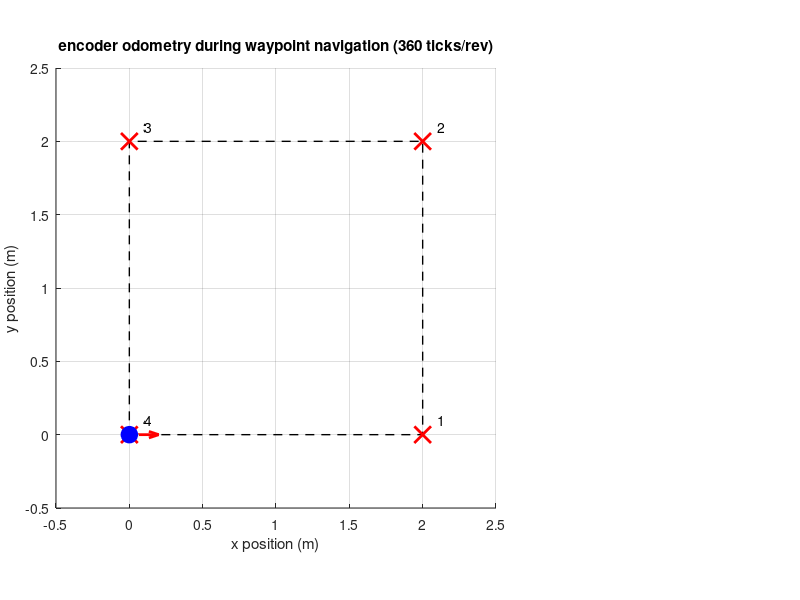

Source code (MATLAB): (Note: this script raises an error after producing the figure.)
clear;
clc;
close all;

dt = 0.02;
T = 80;
time = 0:dt:T;
L = 0.20;

%% motor settings
tauL = 0.30;
tauR = 0.80;
wheelMax = 0.40;

%% pi controller settings
usePI = true;
Kp = 3;
Ki = 6;
integralLimit = 0.15;
integralL = 0;
integralR = 0;

%% encoder settings
wheelRadiusAssumed = 0.033;
wheelRadiusLeftActual = 0.033;
wheelRadiusRightActual = 0.033;
ticksPerRev = 360;
distancePerTickAssumed = 2*pi*wheelRadiusAssumed/ticksPerRev;
distancePerTickLeftActual = 2*pi*wheelRadiusLeftActual/ticksPerRev;
distancePerTickRightActual = 2*pi*wheelRadiusRightActual/ticksPerRev;
noiseStd = 0;
rng(1);

%% robot starting position
x = 0;
y = 0;
theta = 0;
xEstimate = 0;
yEstimate = 0;
headingEstimate = 0;

%% waypoints
waypoints = [
    2 0;
    2 2;
    0 2;
    0 0
];

currentTarget = 1;
tolerance = 0.10;

%% navigation controller
Kv = 0.8;
Ktheta = 2.0;
vMax = 0.35;

%% create arrays
speedL = zeros(size(time));
speedR = zeros(size(time));
dutyL = zeros(size(time));
dutyR = zeros(size(time));
trueDistanceLeft = zeros(size(time));
trueDistanceRight = zeros(size(time));
tickCountLeft = zeros(size(time));
tickCountRight = zeros(size(time));
xTrueHistory = zeros(size(time));
yTrueHistory = zeros(size(time));
xHistory = zeros(size(time));
yHistory = zeros(size(time));
positionError = zeros(size(time));

%% create figure
figure('Color','w','Position',[100 100 1150 650]);
axes('Position',[0.07 0.13 0.55 0.78]);
hold on;
grid on;
axis equal;
axis([-0.5 2.5 -0.5 2.5]);
xlabel('x position (m)');
ylabel('y position (m)');
title(sprintf('encoder odometry during waypoint navigation (%d ticks/rev)',ticksPerRev));

plot([0;waypoints(:,1)],[0;waypoints(:,2)],'k--','LineWidth',1);
plot(waypoints(:,1),waypoints(:,2),'rx','MarkerSize',12,'LineWidth',2);

for j = 1:size(waypoints,1)
    text(waypoints(j,1)+0.1,waypoints(j,2)+0.1,num2str(j));
end

robot = plot(x,y,'bo','MarkerSize',12,'MarkerFaceColor','b');
heading = quiver(x,y,0.2*cos(theta),0.2*sin(theta),0,'r','LineWidth',2);
trail = animatedline('Color','b','LineWidth',2);
estimateTrail = animatedline('Color',[0.85 0.33 0.10],'LineWidth',1.5,'LineStyle','--');
addpoints(trail,x,y);
addpoints(estimateTrail,xEstimate,yEstimate);
legend([trail estimateTrail],{'true path','encoder estimate'},'Location','northeast');

%% simulation loop
elapsedTime = 0;

for k = 2:length(time)

    dx = waypoints(currentTarget,1)-x;
    dy = waypoints(currentTarget,2)-y;
    distance = sqrt(dx^2+dy^2);

    if distance <= tolerance
        currentTarget = currentTarget+1;

        if currentTarget > size(waypoints,1)
            break;
        end

        dx = waypoints(currentTarget,1)-x;
        dy = waypoints(currentTarget,2)-y;
        distance = sqrt(dx^2+dy^2);
    end

    desiredHeading = atan2(dy,dx);
    headingError = desiredHeading-theta;
    headingError = atan2(sin(headingError),cos(headingError));

    omegaCmd = Ktheta*headingError;
    vCmd = min(vMax,Kv*distance);
    vCmd = vCmd*max(0,cos(headingError));

    vRcmd = vCmd+omegaCmd*L/2;
    vLcmd = vCmd-omegaCmd*L/2;

    maxSpeed = max(abs(vLcmd),abs(vRcmd));

    if maxSpeed > wheelMax
        vLcmd = vLcmd*wheelMax/maxSpeed;
        vRcmd = vRcmd*wheelMax/maxSpeed;
    end

    errorL = vLcmd-speedL(k-1);
    errorR = vRcmd-speedR(k-1);

    if usePI
        integralL = integralL+errorL*dt;
        integralR = integralR+errorR*dt;
        integralL = max(-integralLimit,min(integralLimit,integralL));
        integralR = max(-integralLimit,min(integralLimit,integralR));
        pwmL = Kp*errorL+Ki*integralL;
        pwmR = Kp*errorR+Ki*integralR;
    else
        pwmL = vLcmd/wheelMax;
        pwmR = vRcmd/wheelMax;
    end

    pwmL = max(-1,min(1,pwmL));
    pwmR = max(-1,min(1,pwmR));
    dutyL(k) = pwmL;
    dutyR(k) = pwmR;

    targetL = pwmL*wheelMax;
    targetR = pwmR*wheelMax;

    speedL(k) = speedL(k-1)+(dt/tauL)*(targetL-speedL(k-1));
    speedR(k) = speedR(k-1)+(dt/tauR)*(targetR-speedR(k-1));

    %% true robot motion
    v = (speedR(k)+speedL(k))/2;
    omega = (speedR(k)-speedL(k))/L;

    x = x+v*cos(theta)*dt;
    y = y+v*sin(theta)*dt;
    theta = theta+omega*dt;

    %% wheel encoders
    trueDistanceLeft(k) = trueDistanceLeft(k-1)+speedL(k)*dt;
    trueDistanceRight(k) = trueDistanceRight(k-1)+speedR(k)*dt;

    idealTicksLeft = floor(trueDistanceLeft(k)/distancePerTickLeftActual)-floor(trueDistanceLeft(k-1)/distancePerTickLeftActual);
    idealTicksRight = floor(trueDistanceRight(k)/distancePerTickRightActual)-floor(trueDistanceRight(k-1)/distancePerTickRightActual);

    noisyTicksLeft = idealTicksLeft+round(noiseStd*randn);
    noisyTicksRight = idealTicksRight+round(noiseStd*randn);

    tickCountLeft(k) = tickCountLeft(k-1)+noisyTicksLeft;
    tickCountRight(k) = tickCountRight(k-1)+noisyTicksRight;

    %% odometry estimate
    ticksLeft = tickCountLeft(k)-tickCountLeft(k-1);
    ticksRight = tickCountRight(k)-tickCountRight(k-1);
    distanceLeft = ticksLeft*distancePerTickAssumed;
    distanceRight = ticksRight*distancePerTickAssumed;
    distanceCentre = (distanceRight+distanceLeft)/2;
    headingChange = (distanceRight-distanceLeft)/L;

    xEstimate = xEstimate+distanceCentre*cos(headingEstimate);
    yEstimate = yEstimate+distanceCentre*sin(headingEstimate);
    headingEstimate = headingEstimate+headingChange;

    %% record results
    xTrueHistory(k) = x;
    yTrueHistory(k) = y;
    xHistory(k) = xEstimate;
    yHistory(k) = yEstimate;
    positionError(k) = sqrt((xEstimate-x)^2+(yEstimate-y)^2);

    elapsedTime = time(k);

    set(robot,'XData',x,'YData',y);
    set(heading,'XData',x,'YData',y,'UData',0.2*cos(theta),'VData',0.2*sin(theta));
    addpoints(trail,x,y);
    addpoints(estimateTrail,xEstimate,yEstimate);
    drawnow;
end

%% motor speed graph
n = round(elapsedTime/dt)+1;

axes('Position',[0.70 0.64 0.27 0.23]);
plot(time(1:n),speedL(1:n),'b','LineWidth',1.5);
hold on;
plot(time(1:n),speedR(1:n),'r','LineWidth',1.5);
grid on;
xlabel('time (s)');
ylabel('speed (m/s)');
title('motor speeds');
legend('left','right','Location','best');

%% localisation error graph
axes('Position',[0.70 0.34 0.27 0.22]);
plot(time(1:n),positionError(1:n)*1000,'k','LineWidth',1.5);
grid on;
xlabel('time (s)');
ylabel('error (mm)');
title('encoder position error');

%% final results
completed = min(currentTarget-1,size(waypoints,1));
finalError = sqrt((waypoints(end,1)-x)^2+(waypoints(end,2)-y)^2);
finalPositionError = positionError(n);
maxPositionError = max(positionError(1:n));
rmsPositionError = sqrt(mean(positionError(1:n).^2));
finalHeadingError = atan2(sin(headingEstimate-theta),cos(headingEstimate-theta));

if completed == size(waypoints,1)
    statusText = 'course completed';
else
    statusText = 'course incomplete';
end

if usePI
    controllerText = 'pi enabled';
else
    controllerText = 'pi disabled';
end

resultsBox = annotation('textbox',[0.70 0.02 0.27 0.25],'FontSize',10,'BackgroundColor',[0.96 0.96 0.96]);

set(resultsBox,'String',{
    ['status: ' statusText]
    ['controller: ' controllerText]
    sprintf('waypoints reached: %d / %d',completed,size(waypoints,1))
    sprintf('simulation time: %.2f s',elapsedTime)
    sprintf('distance to finish: %.3f m',finalError)
    sprintf('final position error: %.1f mm',finalPositionError*1000)
    sprintf('max position error: %.1f mm',maxPositionError*1000)
    sprintf('rms position error: %.1f mm',rmsPositionError*1000)
    sprintf('final heading error: %.2f deg',finalHeadingError*180/pi)
});

drawnow;

fprintf('ticks per rev: %d\n',ticksPerRev);
fprintf('final position error: %.2f mm\n',finalPositionError*1000);
fprintf('max position error: %.2f mm\n',maxPositionError*1000);
fprintf('rms position error: %.2f mm\n',rmsPositionError*1000);
fprintf('final heading error: %.3f deg\n',finalHeadingError*180/pi);
